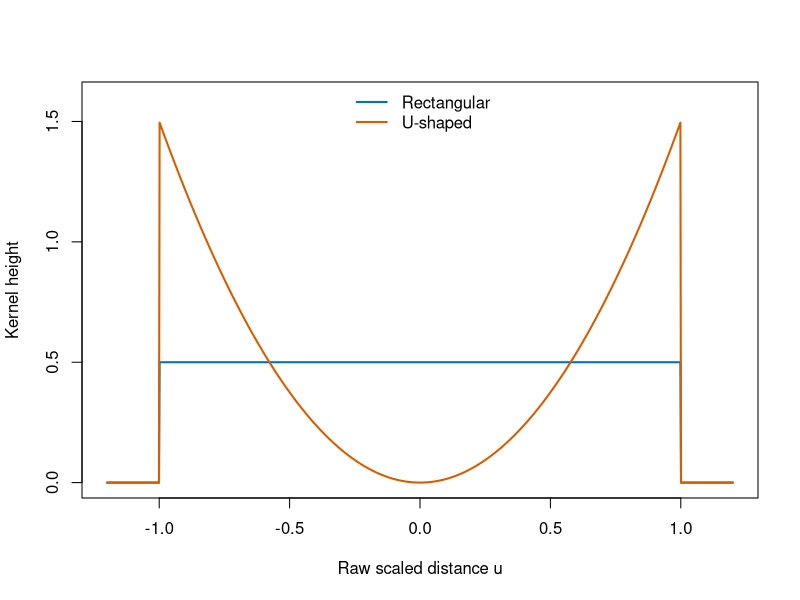
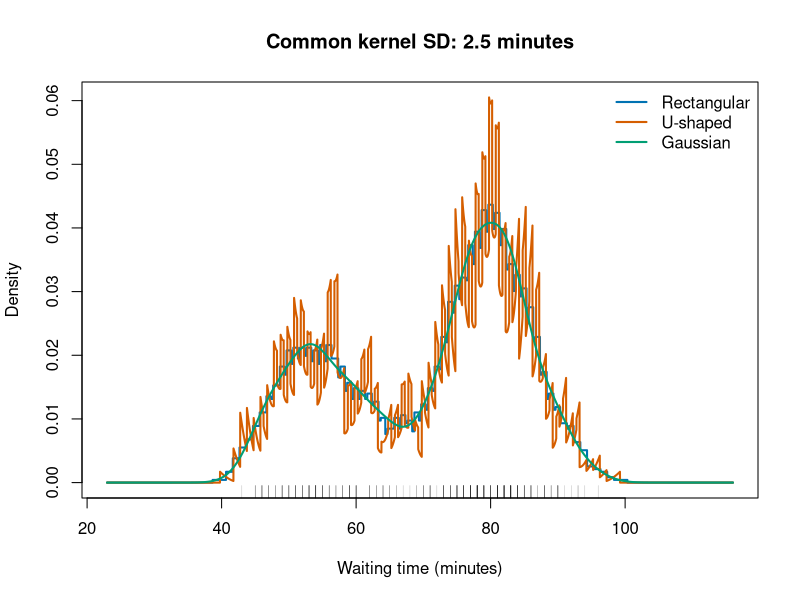
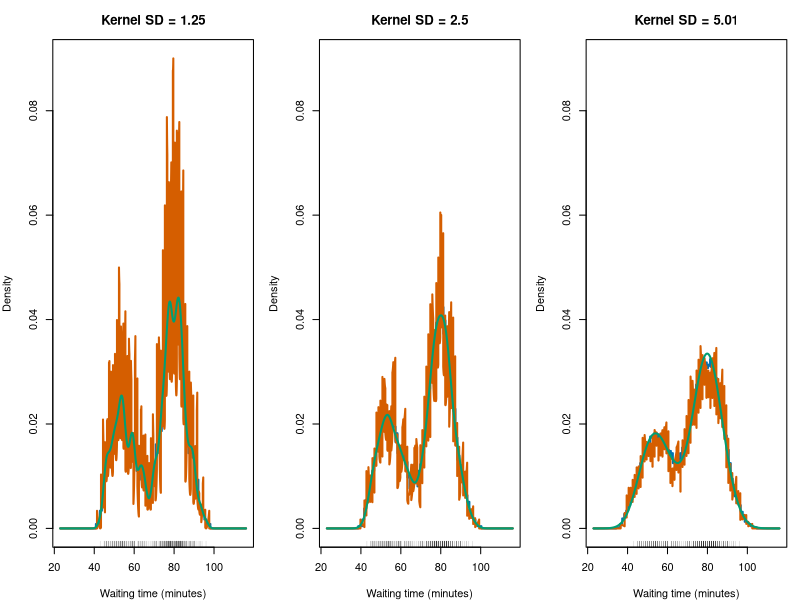

These figures' R source, in order:
## ---- chunk 1
duration_seconds <- c(25, 35, 48, 60, 74, 90, 110, 135)
h_seconds <- 12
duration_minutes <- duration_seconds / 60
h_minutes <- h_seconds / 60
p_seconds <- mean(pnorm((90 - duration_seconds) / h_seconds) -
                  pnorm((30 - duration_seconds) / h_seconds))
p_minutes <- mean(pnorm((1.5 - duration_minutes) / h_minutes) -
                  pnorm((0.5 - duration_minutes) / h_minutes))
c(seconds = p_seconds, minutes = p_minutes)
stopifnot(isTRUE(all.equal(p_seconds, p_minutes)))
## ---- chunk 2
knitr::opts_chunk$set(message = FALSE, fig.width = 8, fig.height = 5)
## ---- chunk 3
check_kde_inputs <- function(x, grid, h) {
  stopifnot(is.numeric(x), length(x) > 0L, all(is.finite(x)),
            is.numeric(grid), all(is.finite(grid)),
            is.numeric(h), length(h) == 1L, is.finite(h), h > 0)
}
K_rectangular <- function(u) .5 * (abs(u) <= 1)
K_u_shape <- function(u) 1.5 * u^2 * (abs(u) <= 1)

kde_rectangular <- function(x, grid, h) {
  check_kde_inputs(x, grid, h)
  scale <- h / sqrt(1 / 3)
  vapply(grid, function(t)
    mean(K_rectangular((t - x) / scale)) / scale, numeric(1))
}
kde_u_shape <- function(x, grid, h) {
  check_kde_inputs(x, grid, h)
  scale <- h / sqrt(3 / 5)
  vapply(grid, function(t)
    mean(K_u_shape((t - x) / scale)) / scale, numeric(1))
}
kde_gaussian <- function(x, grid, h) {
  check_kde_inputs(x, grid, h)
  vapply(grid, function(t)
    mean(dnorm((t - x) / h)) / h, numeric(1))
}

x_activity <- datasets::faithful$waiting
h_activity <- bw.SJ(x_activity)
adjust_activity <- c(.5, 1, 2)
grid_activity <- seq(min(x_activity) - 4 * max(adjust_activity) * h_activity,
                     max(x_activity) + 4 * max(adjust_activity) * h_activity,
                     length.out = 8193)
h_values_activity <- adjust_activity * h_activity
## ---- chunk 4
scale_table <- data.frame(
  adjustment = adjust_activity,
  kernel_sd_minutes = h_values_activity,
  rectangular_raw_scale_minutes = h_values_activity * sqrt(3),
  u_shaped_raw_scale_minutes = h_values_activity * sqrt(5 / 3),
  gaussian_scale_minutes = h_values_activity
)
knitr::kable(scale_table, digits = 3)
## ---- chunk 5
u_grid <- seq(-1.2, 1.2, length.out = 1001)
plot(u_grid, K_rectangular(u_grid), type = "l", col = "#0072B2", lwd = 2,
     ylim = c(0, 1.6), xlab = "Raw scaled distance u", ylab = "Kernel height")
lines(u_grid, K_u_shape(u_grid), col = "#D55E00", lwd = 2)
legend("top", c("Rectangular", "U-shaped"),
       col = c("#0072B2", "#D55E00"), lty = 1, lwd = 2, bty = "n")
## ---- chunk 6
y_rect <- kde_rectangular(x_activity, grid_activity, h_activity)
y_u <- kde_u_shape(x_activity, grid_activity, h_activity)
y_gauss <- kde_gaussian(x_activity, grid_activity, h_activity)
plot(grid_activity, y_rect, type = "l", col = "#0072B2", lwd = 2,
     ylim = c(0, max(y_rect, y_u, y_gauss)),
     xlab = "Waiting time (minutes)", ylab = "Density",
     main = paste("Common kernel SD:", round(h_activity, 2), "minutes"))
lines(grid_activity, y_u, col = "#D55E00", lwd = 2)
lines(grid_activity, y_gauss, col = "#009E73", lwd = 2)
rug(x_activity, col = grDevices::adjustcolor("black", .25))
legend("topright", c("Rectangular", "U-shaped", "Gaussian"),
       col = c("#0072B2", "#D55E00", "#009E73"), lty = 1, lwd = 2, bty = "n")
## ---- chunk 7
activity_curves <- lapply(h_values_activity, function(h)
  cbind(Rectangular = kde_rectangular(x_activity, grid_activity, h),
        U_shaped = kde_u_shape(x_activity, grid_activity, h),
        Gaussian = kde_gaussian(x_activity, grid_activity, h)))
local({
  old_par <- par(mfrow = c(1, 3), mar = c(4, 4, 3, 1))
  on.exit(par(old_par))
  common_ylim <- c(0, max(vapply(activity_curves, max, numeric(1))))
  for (j in seq_along(activity_curves)) {
    matplot(grid_activity, activity_curves[[j]], type = "l", lty = 1,
            col = c("#0072B2", "#D55E00", "#009E73"), lwd = 2,
            xlim = range(grid_activity), ylim = common_ylim,
            xlab = "Waiting time (minutes)", ylab = "Density",
            main = paste("Kernel SD =", round(h_values_activity[j], 2)))
    rug(x_activity, col = grDevices::adjustcolor("black", .2))
  }
})
## ---- chunk 8
trapz <- function(x, y) sum(diff(x) * (head(y, -1) + tail(y, -1)) / 2)
stopifnot(abs(integrate(K_rectangular, -1, 1)$value - 1) < 1e-8,
          abs(integrate(K_u_shape, -1, 1)$value - 1) < 1e-8)
variance_checks <- lapply(h_values_activity, function(h) {
  s_rect <- h / sqrt(1 / 3)
  s_u <- h / sqrt(3 / 5)
  var_rect <- integrate(function(t)
    t^2 * K_rectangular(t / s_rect) / s_rect, -s_rect, s_rect)$value
  var_u <- integrate(function(t)
    t^2 * K_u_shape(t / s_u) / s_u, -s_u, s_u)$value
  stopifnot(abs(var_rect - h^2) < 1e-7,
            abs(var_u - h^2) < 1e-7)
  data.frame(requested_sd = h, rectangular_sd = sqrt(var_rect),
             u_shaped_sd = sqrt(var_u), gaussian_sd = h)
})
knitr::kable(do.call(rbind, variance_checks), digits = 5)

area_checks <- lapply(seq_along(activity_curves), function(j) {
  curves <- activity_curves[[j]]
  areas <- apply(curves, 2, function(y) trapz(grid_activity, y))
  stopifnot(all(curves >= 0), all(abs(areas - 1) < .005))
  data.frame(kernel_sd = h_values_activity[j], t(areas),
             check.names = FALSE)
})
knitr::kable(do.call(rbind, area_checks), digits = 5)
